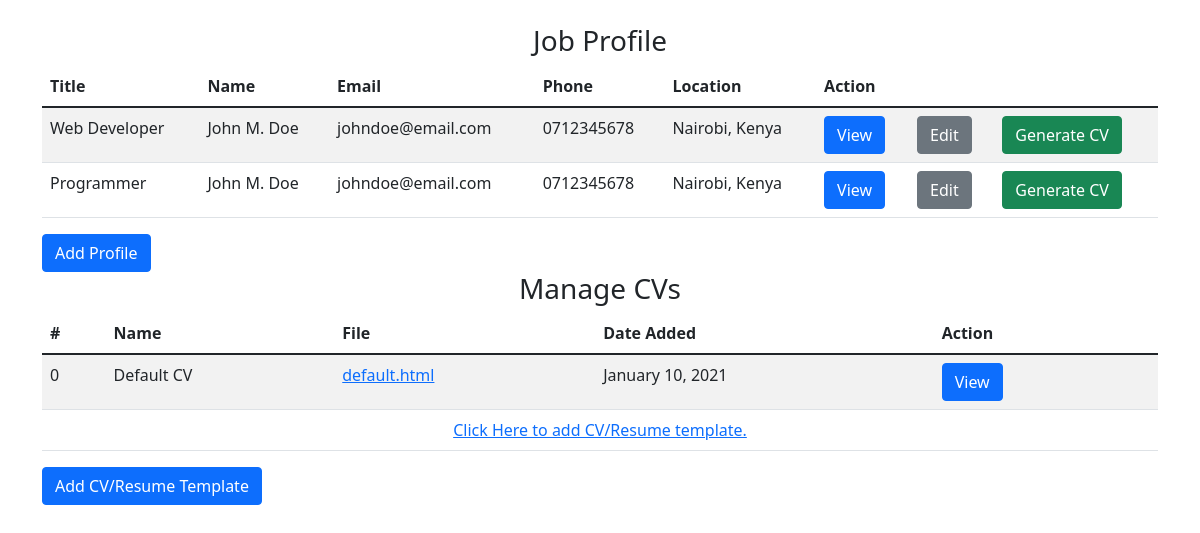
Before: / with the older database file.
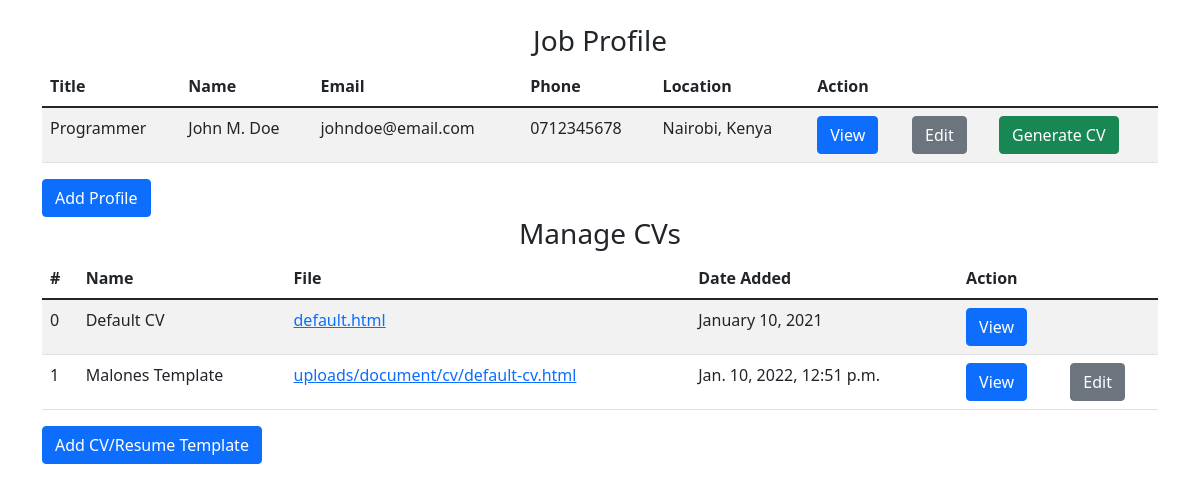
After: the same page with the newer database file.
### job_profile/models.py (models this page shows, shortened)
class JobProfile(models.Model):
	title = models.CharField('Title', max_length=150)
	first_name = models.CharField('First Name', max_length=50)
	middle_name = models.CharField('Middle Name', max_length=50)
	last_name = models.CharField('Last Name', max_length=50)
	email = models.CharField('Email', max_length=50)
	phone_number = models.CharField('Phone Number', max_length=50)
	location = models.CharField('Location', max_length=50)
	summary = models.CharField('Summary', max_length=1000, null=True)
	date_created = models.DateTimeField('Date Created', auto_now_add=True)

class CV(models.Model):
	name = models.CharField('CV Name', max_length=50)
	file = models.FileField(upload_to='uploads/document/cv/', max_length=1000)
	description = models.TextField(null=True)
	date_created = models.DateTimeField('Date Created', auto_now_add=True)

### resume_generator/views.py (the view)
# urls.py: path('', views.index, name='index'),
def index(request):
	profiles = JobProfile.objects.all()
	all_cv = CV.objects.all()
	return render(request, 'main/index.html', {'profiles': profiles, 'all_cv': all_cv})

### job_profile/templates/main/index.html (shortened to what this page needs)
{% extends "main/base.html" %}
{% load static %}
{% block content %}
	<div class="row text-center">
		<h3>Job Profile</h3>
	</div>
	<div class="row">
		<div class="col-12">
			<table class="table table-striped">
				<thead>
				    <tr>
				      	<th scope="col">Title</th>
				      	<th scope="col">Name</th>
				      	<th scope="col">Email</th>
				      	<th scope="col">Phone</th>
				      	<th scope="col">Location</th>
				      	<th scope="col" colspan="3">Action</th>
				    </tr>
				</thead>
				<tbody>
				{% for profile in profiles %}
				    <tr>
				      	<td>{{profile.title}}</td>
				      	<td>{{profile.first_name}} {{profile.middle_name}} {{profile.last_name}}</td>
				      	<td>{{profile.email}}</td>
				      	<td>{{profile.phone_number}}</td>
				      	<td>{{profile.location}}</td>
				      	<td><a href="{% url 'profile' profile.id %}" class="btn btn-primary">View</a></td>
				      	<td><a href="{% url 'edit-profile' profile.id %}" class="btn btn-secondary">Edit</a></td>
				      	<td><a href="{% url 'pick-cv' profile.id %}" class="btn btn-success">Generate CV</a></td>
				    </tr>
				{% empty %}
					<tr>
						<td colspan="6" class="text-center">No Profile...<a href="{% url 'add-new-profile' %}">Click Here to add.</a></td>
					</tr>
				{% endfor %}
				</tbody>
			</table>
		</div>
		<div class="col-12">
			<a href="{% url 'add-new-profile' %}" class="btn btn-primary">Add Profile</a>
		</div>
	</div>
	<div class="row text-center">
		<h3>Manage CVs</h3>
	</div>
	<div class="row">
		<div class="col-12">
			<table class="table table-striped">
				<thead>
				    <tr>
				      	<th scope="col">#</th>
				      	<th scope="col">Name</th>
				      	<th scope="col">File</th>
				      	<th scope="col">Date Added</th>
				      	<th scope="col">Action</th>
				    </tr>
				</thead>
				<tbody>
					<tr>
				      	<td>0</td>
				      	<td>Default CV</td>
				      	<td><a href="#">default.html</a></td>
				      	<td>January 10, 2021</td>
				      	<td><a href="{% url 'view-cv' 0 %}" class="btn btn-primary">View</a></td>
				      	<td></td>
				    </tr>
				{% for cv in all_cv %}
				    <tr>
				      	<td>{{forloop.counter}}</td>
				      	<td>{{cv.name}}</td>
				      	<td><a href="{{cv.file.url}}">{{cv.file}}</a></td>
				      	<td>{{cv.date_created}}</td>
				      	<td><a href="{% url 'view-cv' cv.id %}" class="btn btn-primary">View</a></td>
				      	<td><a href="{% url 'edit-cv' cv.id %}" class="btn btn-secondary">Edit</a></td>
				    </tr>
				{% empty %}
					<tr>
						<td colspan="6" class="text-center"><a href="{% url 'add-cv' %}">Click Here to add CV/Resume template.</a></td>
					</tr>
				{% endfor %}
				</tbody>
			</table>
		</div>
		<div class="col-12">
			<a href="{% url 'add-cv' %}" class="btn btn-primary">Add CV/Resume Template</a>
		</div>
	</div>
{% endblock %}

Changed rows visible on the page:
removed JobProfile: title "Web Developer", first_name "John", middle_name "M.", last_name "Doe", email "johndoe@email.com", phone_number "0712345678", location "Nairobi, Kenya"
added CV: name "Malones Template", file "uploads/document/cv/default-cv.html", date_created "Jan. 10, 2022, 12:51 p.m."
Other visible differences:
text no longer shown: "Click Here to add CV/Resume template."
